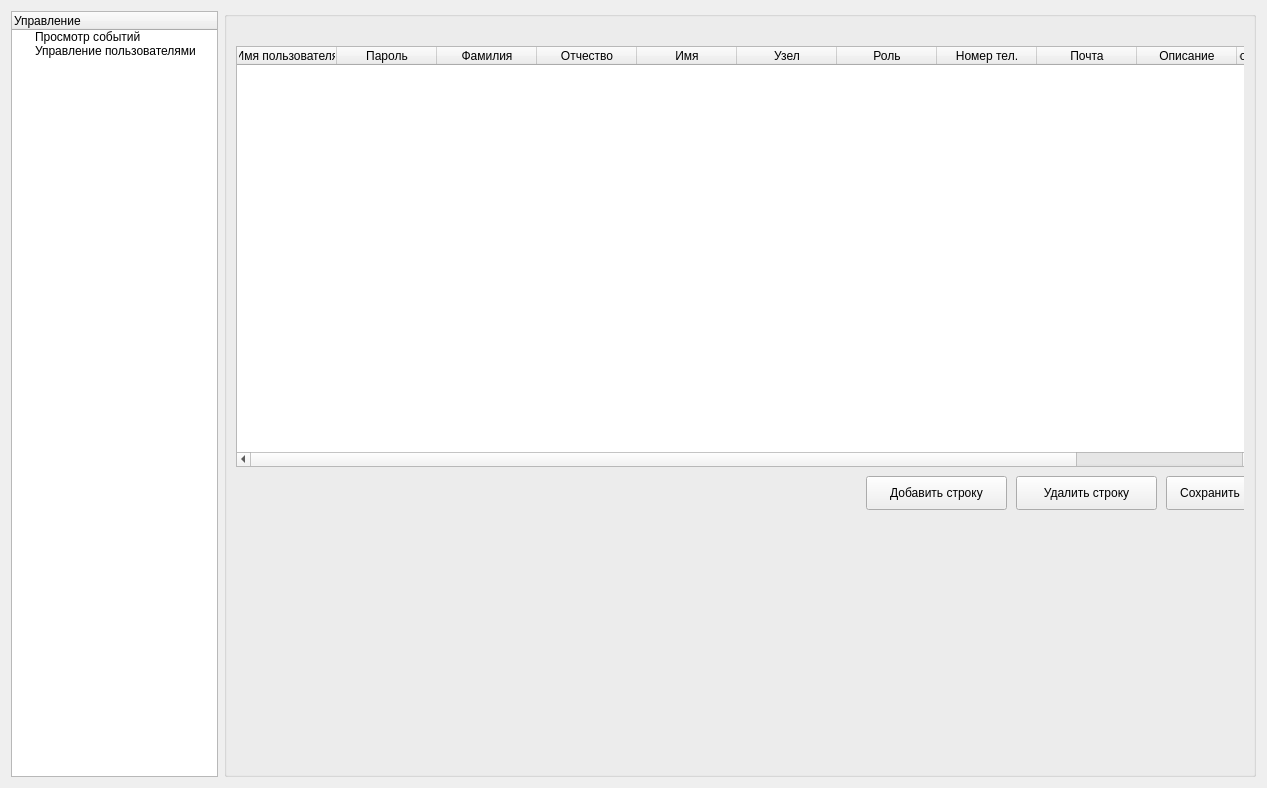
<?xml version="1.0" encoding="UTF-8"?>
<ui version="4.0">
 <class>Administration</class>
 <widget class="QWidget" name="Administration">
  <property name="geometry">
   <rect>
    <x>0</x>
    <y>0</y>
    <width>1267</width>
    <height>788</height>
   </rect>
  </property>
  <property name="windowTitle">
   <string>Form</string>
  </property>
  <layout class="QHBoxLayout" name="horizontalLayout_2" stretch="1,5">
   <item>
    <widget class="QTreeWidget" name="treeWidget">
     <column>
      <property name="text">
       <string>Управление</string>
      </property>
     </column>
     <item>
      <property name="text">
       <string>Просмотр событий</string>
      </property>
     </item>
     <item>
      <property name="text">
       <string>Управление пользователями</string>
      </property>
     </item>
    </widget>
   </item>
   <item>
    <widget class="QGroupBox" name="groupBox">
     <property name="title">
      <string/>
     </property>
     <layout class="QHBoxLayout" name="horizontalLayout">
      <item>
       <widget class="QStackedWidget" name="stackedWidget">
        <property name="currentIndex">
         <number>1</number>
        </property>
        <widget class="QWidget" name="page">
         <widget class="QListWidget" name="armList">
          <property name="geometry">
           <rect>
            <x>10</x>
            <y>0</y>
            <width>221</width>
            <height>611</height>
           </rect>
          </property>
         </widget>
         <widget class="QTextEdit" name="logsField">
          <property name="geometry">
           <rect>
            <x>240</x>
            <y>0</y>
            <width>621</width>
            <height>601</height>
           </rect>
          </property>
         </widget>
        </widget>
        <widget class="QWidget" name="page_2">
         <widget class="QTableWidget" name="usersTable">
          <property name="geometry">
           <rect>
            <x>0</x>
            <y>20</y>
            <width>1021</width>
            <height>421</height>
           </rect>
          </property>
          <column>
           <property name="text">
            <string>Имя пользователя</string>
           </property>
          </column>
          <column>
           <property name="text">
            <string>Пароль</string>
           </property>
          </column>
          <column>
           <property name="text">
            <string>Фамилия</string>
           </property>
          </column>
          <column>
           <property name="text">
            <string>Отчество</string>
           </property>
          </column>
          <column>
           <property name="text">
            <string>Имя</string>
           </property>
          </column>
          <column>
           <property name="text">
            <string>Узел</string>
           </property>
          </column>
          <column>
           <property name="text">
            <string>Роль</string>
           </property>
          </column>
          <column>
           <property name="text">
            <string>Номер тел.</string>
           </property>
          </column>
          <column>
           <property name="text">
            <string>Почта</string>
           </property>
          </column>
          <column>
           <property name="text">
            <string>Описание</string>
           </property>
          </column>
          <column>
           <property name="text">
            <string>Срок действия пароля</string>
           </property>
          </column>
          <column>
           <property name="text">
            <string>Попытки входа</string>
           </property>
          </column>
         </widget>
         <widget class="QPushButton" name="saveTable">
          <property name="geometry">
           <rect>
            <x>930</x>
            <y>450</y>
            <width>88</width>
            <height>34</height>
           </rect>
          </property>
          <property name="text">
           <string>Сохранить</string>
          </property>
         </widget>
         <widget class="QPushButton" name="addRowButton">
          <property name="geometry">
           <rect>
            <x>630</x>
            <y>450</y>
            <width>141</width>
            <height>34</height>
           </rect>
          </property>
          <property name="text">
           <string>Добавить строку</string>
          </property>
         </widget>
         <widget class="QPushButton" name="deleteRowButton">
          <property name="geometry">
           <rect>
            <x>780</x>
            <y>450</y>
            <width>141</width>
            <height>34</height>
           </rect>
          </property>
          <property name="text">
           <string>Удалить строку</string>
          </property>
         </widget>
        </widget>
       </widget>
      </item>
     </layout>
    </widget>
   </item>
  </layout>
 </widget>
 <resources/>
 <connections/>
</ui>
